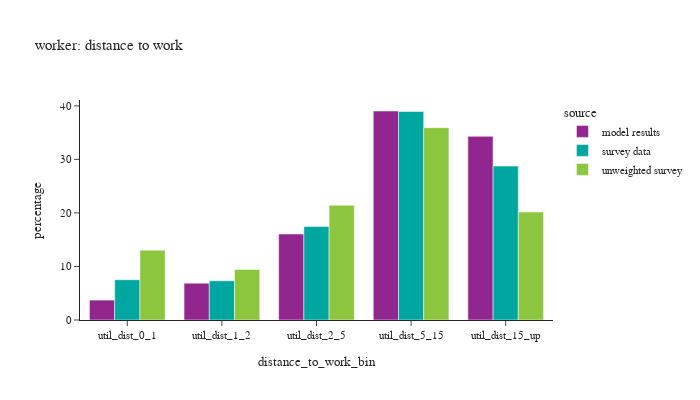
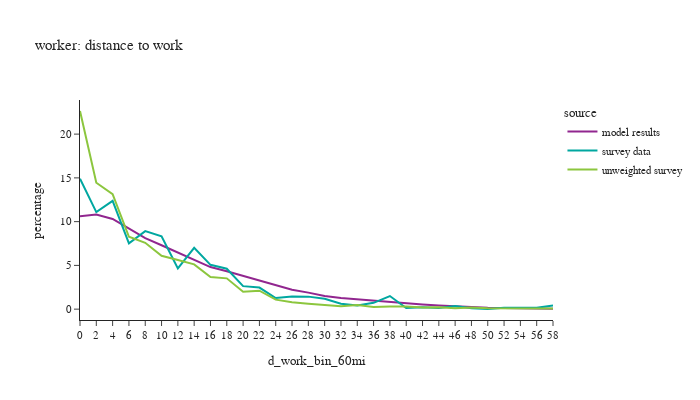

These figures' notebook cell, in order:
### Markdown cell above
## Distance to work

### Code cell
def plot_distance(df:pd.DataFrame, group:str, title_name:str):

    count = df.loc[(df['source']=='model results') & (df[group]),['distance_to_work_bin']].value_counts()
    print(f"model person count =\n"
          f"{count.sort_values()}")

    # plot1
    df_plot = df.loc[(df[group]) & (df['distance_to_work_bin'] != float('nan'))].groupby(['source','distance_to_work_bin'])['person_weight'].sum().reset_index()
    df_plot['percentage'] = df_plot.groupby(['source'], group_keys=False)['person_weight'].\
            apply(lambda x: 100 * x / float(x.sum()))
    # df_plot
    #
    fig1 = px.bar(df_plot, x='distance_to_work_bin', y="percentage", color="source", barmode="group",
                  title=title_name)
    fig1.for_each_annotation(lambda a: a.update(text = a.text.split("=")[-1]))
    fig1.update_layout(height=400, width=700, font=dict(size=11))
    fig1.show()

    # plot2
    df_plot = per_data.loc[(per_data[group]) & (per_data['d_work_bin_60mi'].notna())].groupby(['source','d_work_bin_60mi'])['person_weight'].sum().reset_index()
    df_plot['percentage'] = df_plot.groupby(['source'], group_keys=False)['person_weight'].\
                apply(lambda x: 100 * x / float(x.sum()))
    # df_plot
    #
    fig2 = px.line(df_plot, x='d_work_bin_60mi', y="percentage", color="source",
                   title=title_name)
    fig2.for_each_annotation(lambda a: a.update(text = a.text.split("=")[-1]))
    fig2.update_layout(height=400, width=700, font=dict(size=11))
    fig2.show()

# distance to work
plot_distance(per_data,'is_worker',"worker: distance to work")

### Figure 1 — Plotly figure (JSON) as saved in the notebook; plotly's stock layout.template omitted (floating-point values rounded to 4 significant figures)
{"data": [{"alignmentgroup": "True", "hovertemplate": "source=model results<br>distance_to_work_bin=%{x}<br>percentage=%{y}<extra></extra>", "legendgroup": "model results", "marker": {"color": "#91268F", "pattern": {"shape": ""}}, "name": "model results", "offsetgroup": "model results", "orientation": "v", "showlegend": true, "textposition": "auto", "type": "bar", "x": ["util_dist_0_1", "util_dist_1_2", "util_dist_2_5", "util_dist_5_15", "util_dist_15_up"], "xaxis": "x", "y": [3.72, 6.883, 16.06, 39.03, 34.3], "yaxis": "y"}, {"alignmentgroup": "True", "hovertemplate": "source=survey data<br>distance_to_work_bin=%{x}<br>percentage=%{y}<extra></extra>", "legendgroup": "survey data", "marker": {"color": "#00A7A0", "pattern": {"shape": ""}}, "name": "survey data", "offsetgroup": "survey data", "orientation": "v", "showlegend": true, "textposition": "auto", "type": "bar", "x": ["util_dist_0_1", "util_dist_1_2", "util_dist_2_5", "util_dist_5_15", "util_dist_15_up"], "xaxis": "x", "y": [7.525, 7.328, 17.46, 38.94, 28.75], "yaxis": "y"}, {"alignmentgroup": "True", "hovertemplate": "source=unweighted survey<br>distance_to_work_bin=%{x}<br>percentage=%{y}<extra></extra>", "legendgroup": "unweighted survey", "marker": {"color": "#8CC63E", "pattern": {"shape": ""}}, "name": "unweighted survey", "offsetgroup": "unweighted survey", "orientation": "v", "showlegend": true, "textposition": "auto", "type": "bar", "x": ["util_dist_0_1", "util_dist_1_2", "util_dist_2_5", "util_dist_5_15", "util_dist_15_up"], "xaxis": "x", "y": [13.04, 9.438, 21.43, 35.91, 20.17], "yaxis": "y"}], "layout": {"barmode": "group", "font": {"size": 11}, "height": 400, "legend": {"title": {"text": "source"}, "tracegroupgap": 0}, "title": {"text": "worker: distance to work"}, "width": 700, "xaxis": {"anchor": "y", "domain": [0.0, 1.0], "title": {"text": "distance_to_work_bin"}}, "yaxis": {"anchor": "x", "domain": [0.0, 1.0], "title": {"text": "percentage"}}}}

### Figure 2 — Plotly figure (JSON) as saved in the notebook; plotly's stock layout.template omitted (floating-point values rounded to 4 significant figures)
{"data": [{"hovertemplate": "source=model results<br>d_work_bin_60mi=%{x}<br>percentage=%{y}<extra></extra>", "legendgroup": "model results", "line": {"color": "#91268F", "dash": "solid"}, "marker": {"symbol": "circle"}, "mode": "lines", "name": "model results", "orientation": "v", "showlegend": true, "type": "scatter", "x": ["0", "2", "4", "6", "8", "10", "12", "14", "16", "18", "20", "22", "24", "26", "28", "30", "32", "34", "36", "38", "40", "42", "44", "46", "48", "50", "52", "54", "56", "58"], "xaxis": "x", "y": [10.62, 10.82, 10.3, 9.232, 8.112, 7.303, 6.503, 5.684, 4.812, 4.325, 3.808, 3.319, 2.731, 2.225, 1.89, 1.507, 1.266, 1.105, 0.9376, 0.8207, 0.6504, 0.5312, 0.412, 0.3144, 0.2423, 0.1725, 0.1407, 0.08849, 0.07213, 0.05287], "yaxis": "y"}, {"hovertemplate": "source=survey data<br>d_work_bin_60mi=%{x}<br>percentage=%{y}<extra></extra>", "legendgroup": "survey data", "line": {"color": "#00A7A0", "dash": "solid"}, "marker": {"symbol": "circle"}, "mode": "lines", "name": "survey data", "orientation": "v", "showlegend": true, "type": "scatter", "x": ["0", "2", "4", "6", "8", "10", "12", "14", "16", "18", "20", "22", "24", "26", "28", "30", "32", "34", "36", "38", "40", "42", "44", "46", "48", "50", "52", "54", "56", "58"], "xaxis": "x", "y": [14.91, 11.09, 12.37, 7.518, 8.914, 8.32, 4.663, 7.008, 5.066, 4.621, 2.628, 2.467, 1.271, 1.436, 1.431, 1.182, 0.6232, 0.4328, 0.7246, 1.5, 0.1335, 0.2042, 0.1435, 0.3457, 0.1103, 0.01771, 0.1568, 0.1245, 0.1659, 0.4229], "yaxis": "y"}, {"hovertemplate": "source=unweighted survey<br>d_work_bin_60mi=%{x}<br>percentage=%{y}<extra></extra>", "legendgroup": "unweighted survey", "line": {"color": "#8CC63E", "dash": "solid"}, "marker": {"symbol": "circle"}, "mode": "lines", "name": "unweighted survey", "orientation": "v", "showlegend": true, "type": "scatter", "x": ["0", "2", "4", "6", "8", "10", "12", "14", "16", "18", "20", "22", "24", "26", "28", "30", "32", "34", "36", "38", "40", "42", "44", "46", "48", "50", "52", "54", "56", "58"], "xaxis": "x", "y": [22.64, 14.44, 13.13, 8.273, 7.583, 6.096, 5.624, 5.116, 3.665, 3.52, 1.996, 2.104, 1.089, 0.7983, 0.6168, 0.4354, 0.3266, 0.4717, 0.254, 0.2903, 0.2903, 0.1814, 0.2177, 0.1089, 0.1814, 0.1089, 0.1089, 0.1451, 0.1089, 0.07257], "yaxis": "y"}], "layout": {"font": {"size": 11}, "height": 400, "legend": {"title": {"text": "source"}, "tracegroupgap": 0}, "title": {"text": "worker: distance to work"}, "width": 700, "xaxis": {"anchor": "y", "domain": [0.0, 1.0], "title": {"text": "d_work_bin_60mi"}}, "yaxis": {"anchor": "x", "domain": [0.0, 1.0], "title": {"text": "percentage"}}}}
